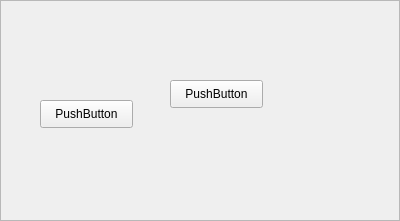
<?xml version="1.0" encoding="UTF-8"?>
<ui version="4.0">
 <class>mFlowFrame</class>
 <widget class="QFrame" name="mFlowFrame">
  <property name="geometry">
   <rect>
    <x>0</x>
    <y>0</y>
    <width>400</width>
    <height>221</height>
   </rect>
  </property>
  <property name="windowTitle">
   <string>Frame</string>
  </property>
  <property name="frameShape">
   <enum>QFrame::StyledPanel</enum>
  </property>
  <property name="frameShadow">
   <enum>QFrame::Raised</enum>
  </property>
  <widget class="QPushButton" name="pushButton">
   <property name="geometry">
    <rect>
     <x>40</x>
     <y>100</y>
     <width>93</width>
     <height>28</height>
    </rect>
   </property>
   <property name="text">
    <string>PushButton</string>
   </property>
  </widget>
  <widget class="QPushButton" name="pushButton_2">
   <property name="geometry">
    <rect>
     <x>170</x>
     <y>80</y>
     <width>93</width>
     <height>28</height>
    </rect>
   </property>
   <property name="text">
    <string>PushButton</string>
   </property>
  </widget>
 </widget>
 <resources/>
 <connections/>
</ui>
